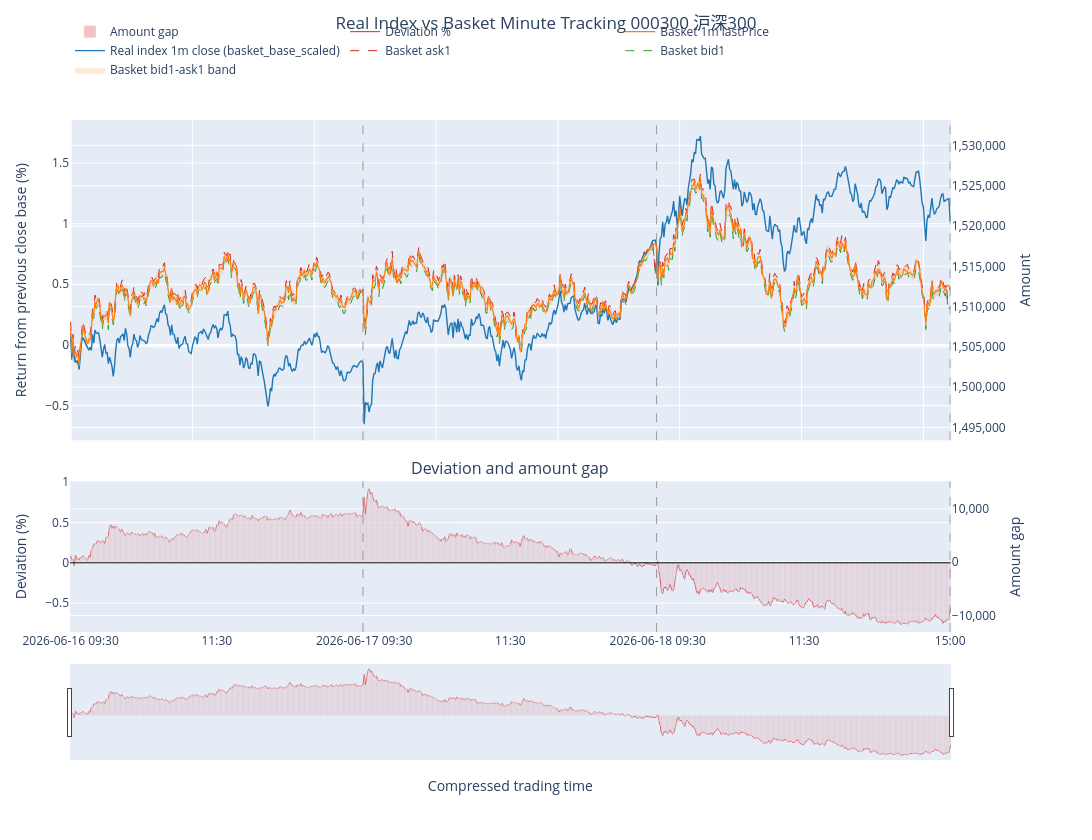

Notebook code cell kept with this figure:
### Code cell
print("Baseline date:", baseline_date_dash)
print("Using ETF:", using_etf)
print("Weight source:", weight_source)
print("Close weight data date:", closeweight_data_date)
print("Fitting dates:", fitting_date_ls)
print("Adjusting dates:", adjusting_date_ls)
print("Rule file:", rule_file_path)
print("Target stock value:", target_stock_value)
print("Apply corporate actions:", apply_corporate_actions_to_basket)
print("Adjustment allow over budget:", adjustment_allow_over_budget)
print("Adjustment max over budget ratio:", adjustment_max_over_budget_ratio)
print("Real index price caliber:", real_index_price_caliber)
print("Real index amount mode:", real_index_amount_mode)
print("[Daily Tracking Stats]")
display(df_daily_tracking_stats[[
    "fitting_date",
    "diff_mean_pct",
    "diff_std_pct",
    "diff_max_positive_pct",
    "diff_max_negative_pct",
    "diff_pct95_pct",
    "n_minutes",
    "daily_dividend_cash",
    "cumulative_dividend_cash",
    "corporate_action_enabled",
    "real_index_base_price",
    "real_index_price_caliber",
    "real_index_amount_mode",
]])
print("[Quantity Adjustments]:", len(df_quantity_adjustments))
display(df_quantity_adjustments.head(10))
print("[Dividend Records]:", len(df_dividend_records))
display(df_dividend_records.tail(10))
print("[Adjustment Summary]")
display(df_adjustment_summary)
print("[Adjustment Trades]:", len(df_adjustment_trades))
display(df_adjustment_trades.head(10))
print("[Position Schedule]")
display(df_position_schedule.head(5))
print("[Benchmark Base By Date]")
display(df_benchmark_base_by_date)
display(outputs["matplotlib_fig"])
display(outputs["plotly_fig"])

### Figure 1 — Plotly figure (JSON) as saved in the notebook; plotly's stock layout.template omitted (floating-point values rounded to 4 significant figures; data arrays with more than 128 entries replaced by an {"elided": "..."} marker saying what was removed)
{"data": [{"hoverinfo": "skip", "line": {"width": 0}, "mode": "lines", "showlegend": false, "type": "scatter", "x": {"elided": "723 float values"}, "xaxis": "x", "y": {"elided": "723 float values"}, "yaxis": "y"}, {"customdata": {"elided": "723x1 str values"}, "fill": "tonexty", "fillcolor": "rgba(255,127,14,0.16)", "hovertemplate": "Time=%{customdata[0]}<extra></extra>", "line": {"width": 0}, "mode": "lines", "name": "Basket bid1-ask1 band", "type": "scatter", "x": {"elided": "723 float values"}, "xaxis": "x", "y": {"elided": "723 float values"}, "yaxis": "y"}, {"customdata": {"elided": "723x1 str values"}, "hovertemplate": "Time=%{customdata[0]}<br>Return=%{y:.4f}%<extra></extra>", "line": {"color": "#2ca02c", "dash": "dash", "width": 1}, "mode": "lines", "name": "Basket bid1", "type": "scatter", "x": {"elided": "723 float values"}, "xaxis": "x", "y": {"elided": "723 float values"}, "yaxis": "y"}, {"customdata": {"elided": "723x1 str values"}, "hovertemplate": "Time=%{customdata[0]}<br>Return=%{y:.4f}%<extra></extra>", "line": {"color": "#d62728", "dash": "dash", "width": 1}, "mode": "lines", "name": "Basket ask1", "type": "scatter", "x": {"elided": "723 float values"}, "xaxis": "x", "y": {"elided": "723 float values"}, "yaxis": "y"}, {"customdata": {"elided": "723x2 mixed values"}, "hovertemplate": "Time=%{customdata[0]}<br>Return=%{y:.4f}%<br>Amount=%{customdata[1]:,.2f}<extra></extra>", "line": {"color": "#1f77b4", "width": 1.4}, "mode": "lines", "name": "Real index 1m close (basket_base_scaled)", "type": "scatter", "x": {"elided": "723 float values"}, "xaxis": "x", "y": {"elided": "723 float values"}, "yaxis": "y"}, {"customdata": {"elided": "723x2 mixed values"}, "hovertemplate": "Time=%{customdata[0]}<br>Return=%{y:.4f}%<br>Amount=%{customdata[1]:,.2f}<extra></extra>", "line": {"color": "#ff7f0e", "width": 1.2}, "mode": "lines", "name": "Basket 1m lastPrice", "type": "scatter", "x": {"elided": "723 float values"}, "xaxis": "x", "y": {"elided": "723 float values"}, "yaxis": "y"}, {"hoverinfo": "skip", "line": {"width": 0}, "mode": "lines", "opacity": 0, "showlegend": false, "type": "scatter", "x": {"elided": "723 float values"}, "xaxis": "x", "y": {"elided": "723 float values"}, "yaxis": "y2"}, {"hoverinfo": "skip", "line": {"width": 0}, "mode": "lines", "opacity": 0, "showlegend": false, "type": "scatter", "x": {"elided": "723 float values"}, "xaxis": "x", "y": {"elided": "723 float values"}, "yaxis": "y2"}, {"customdata": {"elided": "723x2 mixed values"}, "hovertemplate": "Time=%{customdata[0]}<br>Deviation=%{y:.4f}%<br>Amount gap=%{customdata[1]:,.2f}<extra></extra>", "line": {"color": "#d62728", "width": 1}, "mode": "lines", "name": "Deviation %", "type": "scatter", "x": {"elided": "723 float values"}, "xaxis": "x2", "y": {"elided": "723 float values"}, "yaxis": "y3"}, {"customdata": {"elided": "723x1 str values"}, "hovertemplate": "Time=%{customdata[0]}<br>Amount gap=%{y:,.2f}<extra></extra>", "marker": {"color": "rgba(214,39,40,0.28)"}, "name": "Amount gap", "type": "bar", "x": {"elided": "723 float values"}, "xaxis": "x2", "y": {"elided": "723 float values"}, "yaxis": "y4"}], "layout": {"annotations": [{"font": {"size": 16}, "showarrow": false, "text": "Deviation and amount gap", "x": 0.47, "xanchor": "center", "xref": "paper", "y": 0.2944, "yanchor": "bottom", "yref": "paper"}], "height": 840, "hovermode": "x unified", "legend": {"orientation": "h", "x": 0, "xanchor": "left", "y": 1.07, "yanchor": "bottom"}, "margin": {"b": 80, "l": 70, "r": 85, "t": 120}, "shapes": [{"line": {"color": "rgba(120,120,120,0.7)", "dash": "dash", "width": 1}, "type": "line", "x0": 240, "x1": 240, "xref": "x", "y0": 0, "y1": 1, "yref": "y domain"}, {"line": {"color": "rgba(120,120,120,0.7)", "dash": "dash", "width": 1}, "type": "line", "x0": 240, "x1": 240, "xref": "x2", "y0": 0, "y1": 1, "yref": "y3 domain"}, {"line": {"color": "rgba(120,120,120,0.7)", "dash": "dash", "width": 1}, "type": "line", "x0": 481, "x1": 481, "xref": "x", "y0": 0, "y1": 1, "yref": "y domain"}, {"line": {"color": "rgba(120,120,120,0.7)", "dash": "dash", "width": 1}, "type": "line", "x0": 481, "x1": 481, "xref": "x2", "y0": 0, "y1": 1, "yref": "y3 domain"}, {"line": {"color": "rgba(120,120,120,0.7)", "dash": "dash", "width": 1}, "type": "line", "x0": 722, "x1": 722, "xref": "x", "y0": 0, "y1": 1, "yref": "y domain"}, {"line": {"color": "rgba(120,120,120,0.7)", "dash": "dash", "width": 1}, "type": "line", "x0": 722, "x1": 722, "xref": "x2", "y0": 0, "y1": 1, "yref": "y3 domain"}, {"line": {"color": "black", "width": 1}, "type": "line", "x0": 0, "x1": 1, "xref": "x2 domain", "y0": 0, "y1": 0, "yref": "y3"}], "title": {"text": "Real Index vs Basket Minute Tracking 000300 沪深300", "x": 0.5, "y": 0.98}, "width": 1350, "xaxis": {"anchor": "y", "domain": [0, 0.94], "matches": "x2", "showticklabels": false}, "xaxis2": {"anchor": "y3", "domain": [0, 0.94], "rangeslider": {"visible": true}, "tickmode": "array", "ticktext": ["2026-06-16\n09:30", "11:30", "2026-06-17\n09:30", "11:30", "2026-06-18\n09:30", "11:30", "15:00"], "tickvals": [0, 120, 241, 361, 482, 602, 722], "title": {"text": "Compressed trading time"}}, "yaxis": {"anchor": "x", "domain": [0.3744, 1], "title": {"text": "Return from previous close base (%)"}}, "yaxis2": {"anchor": "x", "overlaying": "y", "side": "right", "tickformat": ",.0f", "title": {"text": "Amount"}}, "yaxis3": {"anchor": "x2", "domain": [0, 0.2944], "title": {"text": "Deviation (%)"}}, "yaxis4": {"anchor": "x2", "overlaying": "y3", "side": "right", "tickformat": ",.0f", "title": {"text": "Amount gap"}}}}
